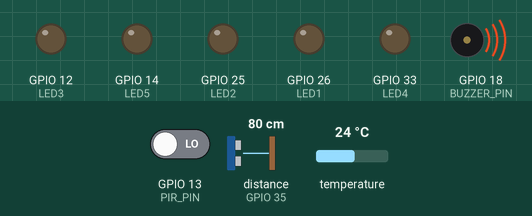
A sketch run on a simulated ESP32. Parts: output pins drawn as LEDs (lit = HIGH), buzzer (waves = sounding, pin HIGH). Inputs (shaded band) come from the test bench; at power-on: GPIO 13 (PIR_PIN) LOW, distance to the obstacle (sensor on GPIO 35) 80 cm, temperature 24 °C. The echo pulse lasts 58.3 µs per cm; WiFi joins after 1.5 s; servers stay silent unless stated; uploads are accepted with an empty reply; no MQTT or app messages arrive unless stated; pins used as bus, display or sensor lines are not drawn; what the sketch prints to the serial monitor is not drawn.

Above: at 2.7 s.
2.8 s: GPIO 13 (PIR_PIN) driven HIGH
At 5.1 s:
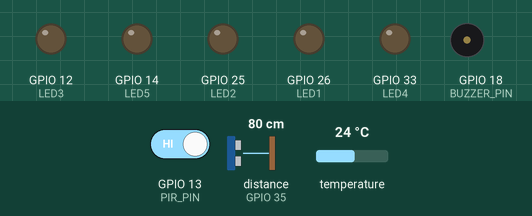
5.8 s: distance to the obstacle (sensor on GPIO 35) set to 14 cm
8.2 s: distance to the obstacle (sensor on GPIO 35) set to 11 cm
At 11.1 s:
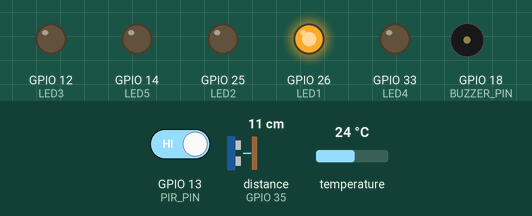
13.3 s: distance to the obstacle (sensor on GPIO 35) set to 8 cm
At 15.6 s:
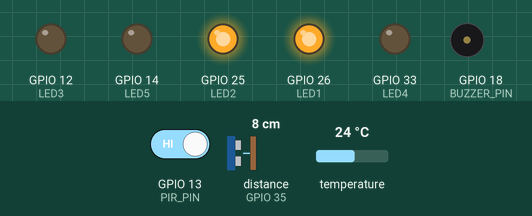
18.4 s: distance to the obstacle (sensor on GPIO 35) set to 2 cm
At 23.4 s:
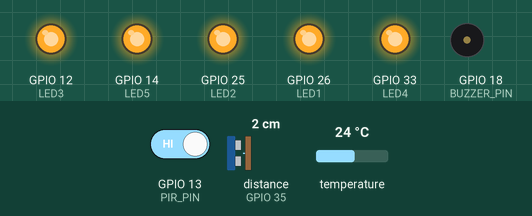
23.5 s: distance to the obstacle (sensor on GPIO 35) set to 4 cm
At 26.8 s:
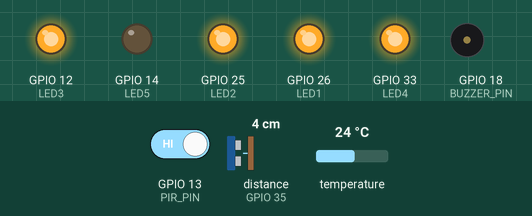
Timing chart, 0 to 28.3 s (numbered marks = the images above; inputs shaded):
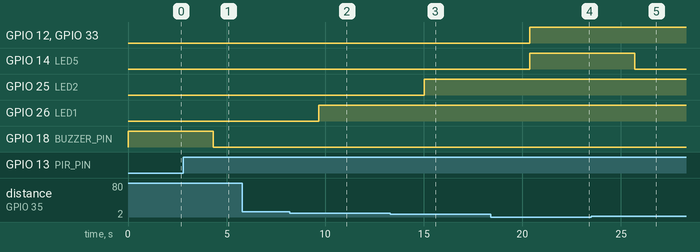

The sketch:

Project_Code.ino
```cpp
// TEAM -> Electro-Power
/* Members :-
    Bhav Beri (Software)
    Prisha (Software)
    Harshit Aggarwal (Hardware)
    Vanshika Dhingra (Hardware)
*/

/*
  => Additional Board manager - https://dl.espressif.com/dl/package_esp32_index.json
  Libraries Needed to be installed -
    OneWire by Paul Stoffregen
    DallasTemperature by Miles Burton
    ThingSpeak by MathWorks
    PubSubClient by Nick O'Leary
    WiFi (Built-in)
*/

#include <DallasTemperature.h>
#include <OneWire.h>
#include <ThingSpeak.h>
#include <PubSubClient.h>
#include <WiFiClient.h>
#include <WiFi.h>
#include <HTTPClient.h>
#include <time.h>
#include <ArduinoJson.h>

// WATER TEMPERATURE SENSOR DETAILS

#define BUZZER_PIN 18
#define WATER_TEMP_PIN 4
#define MAX_WATER_TEMP 38
#define MIN_WATER_TEMP 36

// Setup a oneWire instance to communicate
OneWire oneWire(WATER_TEMP_PIN);
// Pass our oneWire reference to Dallas Temperature sensor object
DallasTemperature waterTempObj(&oneWire);

float tempC = 0;

// ---------------------------------------------
// WATER LEVEL ULTRASONIC SENSOR DETAILS

#define SOUND_SPEED 0.034

#define TRIG_PIN 32
#define ECHO_PIN 35

#define LVL_POWER_PIN 16
#define LED1 26
#define LED2 25
#define LED3 12
#define LED4 33
#define LED5 14

#define LEVEL1 1
#define LEVEL2 4
#define LEVEL3 6
#define LEVEL4 8
#define LEVEL5 10

int waterLevelReading = 0;

// ----------------------------------------------
// THINGSPEAK DETAILS

const char *ssid = "V2027";
const char *password = "HARSHIT12";

const char* server = "mqtt3.thingspeak.com";
char mqttUserName[] = "bhavberi";
char mqttPass[] = "5UKHX0B9UOS4MRAZ";
long channelID = 1779679; // PUT ID
char writeAPI[] = "51X915EZ4PJ001QX"; // PUT WRITE API

// Setting up WiFi Client object
WiFiClient client;
// Setting up Publisher Sub-Client Object
PubSubClient mqttClient(server, 1883, client);

// ----------------------------------------------
// Onem2m Details
String cse_ip = "192.168.43.54"; // IP from ipconfig/ifconfig
String cse_port = "8080";
String onem2m_server = "http://" + cse_ip + ":" + cse_port + "/~/in-cse/in-name/";
String ae1 = "Water_Temp";
String ae2 = "Water_Level";
String cnt = "node";


// -----------------------------------------------
// PIR SENSOR DETAILS

#define PIR_PIN 13
#define LED_ON_TIME 5

int pirReading = 0;

// Timer: Auxiliary variables
unsigned long now = millis(); // Current Time
unsigned long lastTrigger = 0; // Last time when motion detected
boolean startTimer = false; // Check if motion is still going on

// Checks if motion was detected, sets LED based on water level and starts a timer
// IRAM_ATTR is used to run the interrupt code in RAM
void IRAM_ATTR detectsMovement() {
  // Serial.println("MOTION DETECTED!!!");
  level_read();
  startTimer = true;
  lastTrigger = millis();
}

// -------------------------------------------------------------
// SETTING UP DIFFERENT SENSORS & OBJECTS
void setup() {
  Serial.begin(115200);

  pinMode(BUZZER_PIN, OUTPUT);
  digitalWrite(BUZZER_PIN, HIGH);

  pinMode(TRIG_PIN, OUTPUT);
  pinMode(ECHO_PIN, INPUT);
  pinMode(LVL_POWER_PIN, OUTPUT);
  digitalWrite(LVL_POWER_PIN, LOW);

  pinMode(LED1, OUTPUT);
  digitalWrite(LED1, LOW);
  pinMode(LED2, OUTPUT);
  digitalWrite(LED2, LOW);
  pinMode(LED3, OUTPUT);
  digitalWrite(LED3, LOW);
  pinMode(LED4, OUTPUT);
  digitalWrite(LED4, LOW);
  pinMode(LED5, OUTPUT);
  digitalWrite(LED5, LOW);

  // -----------------------------------------------
  // PIR SENSOR

  pinMode(PIR_PIN, INPUT);
  // Attaching interrupt for better catching of the motion (Rising edge of input)
  //pinMode(PIR_PIN, INPUT_PULLUP);
  //attachInterrupt(digitalPinToInterrupt(PIR_PIN), detectsMovement, RISING);

  // -----------------------------------------------
  // Beginnng/Setting up Water Temp Object
  waterTempObj.begin();

  // -----------------------------------------------
  //Setting up Wifi Connection
  WiFi.begin(ssid, password);

  while (WiFi.status() != WL_CONNECTED)
  {
    delay(500);
    Serial.print(".");
  }
  Serial.println("WiFi connected.");
  Serial.println("IP address: ");
  Serial.println(WiFi.localIP());

  // Setting up MQTT Broker details for ThingSpeak
  mqttClient.setServer(server, 1883);
}

// -------------------------------------------------------------
// LOOPING PART OF MICRO-CONTROLLER
void loop() {
  // MQTT Client Connection Establishment
  while (!mqttClient.connected())
  {
    //Serial.println("Connect Loop");
    Serial.println(mqttClient.connect("DQQsEw4bIB4DADQ1MCkUAxM", "DQQsEw4bIB4DADQ1MCkUAxM", "BNyDp71sBF5AjHADJ4OqIA4k"));
    Serial.println(mqttClient.connected());
  }

  //Serial.println("MQTT Connected");
  mqttClient.loop();

  delay(500);

  // ------------------------------------
  // Updating Level LEDs if motion has stopped

  if (digitalRead(PIR_PIN))
  {
    // Reading value from Water Level Sensor using waterTempObj object
    water_temp_read();

    detectsMovement();

    // Publishing the Data
    mqttPublish(channelID, writeAPI, tempC, waterLevelReading);
    onem2mPublish(tempC, waterLevelReading);
  }

  now = millis(); // Current time
  if (startTimer && (now - lastTrigger > (LED_ON_TIME * 1000))) {
    // Serial.println("Motion stopped...");
    digitalWrite(LED1, LOW);
    digitalWrite(LED2, LOW);
    digitalWrite(LED3, LOW);
    digitalWrite(LED4, LOW);
    digitalWrite(LED5, LOW);
    startTimer = false;

    digitalWrite(BUZZER_PIN, HIGH);
  }

  delay(1000);
}

void onem2mPublish(int level, int temp)
{
  String val = String(temp);
  int code;

  HTTPClient http;

  http.begin(onem2m_server + ae2 + "/" + cnt + "/");
  http.addHeader("X-M2M-Origin", "admin:admin");
  http.addHeader("Content-Type", "application/json;ty=4");
  code = http.POST("{\"m2m:cin\": {\"cnf\":\"application/json\",\"con\": " + String(val) + "}}");
  Serial.print("Onem2m Temp POST Code - ");
  Serial.println(code);
  if (code == -1)
    Serial.println("Connection failed.. (Temperature)");
  http.end();

  val = String(level);
  http.begin(onem2m_server + ae1 + "/" + cnt + "/");
  http.addHeader("X-M2M-Origin", "admin:admin");
  http.addHeader("Content-Type", "application/json;ty=4");
  code = http.POST("{\"m2m:cin\": {\"cnf\":\"application/json\",\"con\": " + String(val) + "}}");
  Serial.print("Onem2m Height POST Code - ");
  Serial.println(code);
  if (code == -1)
    Serial.println("Connection failed.. (Water Level)");
  http.end();
}

void mqttPublish(long pubChannelID, char* pubWriteAPIKey, int level, int temp)
{
  if (level < 1 || temp < -10 || temp >= 85)
    return;

  // Publishing MQTT Data
  String dataString = "field1=" + String(temp) + "&field2=" + String(level);
  String topicString = "channels/" + String(pubChannelID) + "/publish";
  Serial.println(mqttClient.publish(topicString.c_str(), dataString.c_str()));
  Serial.println(pubChannelID);
}

// ----------------------------------------------------------
// Reading value from Water Level Sensor using waterTempObj object
void water_temp_read()
{
  waterTempObj.requestTemperatures();
  tempC = waterTempObj.getTempCByIndex(0);
  Serial.print("Temperature: ");
  Serial.println(tempC);
  digitalWrite(BUZZER_PIN, HIGH);
  if (tempC < MIN_WATER_TEMP || tempC > MAX_WATER_TEMP)
  {
    digitalWrite(BUZZER_PIN, LOW);
  }
}

// ----------------------------------------------------
// Reading Water Level Value & setting LEDs as needed
void level_read()
{
  digitalWrite(LED1, LOW);
  digitalWrite(LED2, LOW);
  digitalWrite(LED3, LOW);
  digitalWrite(LED4, LOW);
  digitalWrite(LED5, LOW);

  digitalWrite(LVL_POWER_PIN, HIGH);
  delay(5);

  digitalWrite(TRIG_PIN, LOW);
  delayMicroseconds(2);
  digitalWrite(TRIG_PIN, HIGH);
  delayMicroseconds(10);
  digitalWrite(TRIG_PIN, LOW);

  int duration = pulseIn(ECHO_PIN, HIGH);
  waterLevelReading = duration * SOUND_SPEED / 2;
  waterLevelReading = 12 - waterLevelReading;

  Serial.print("Water Level: ");
  Serial.println(waterLevelReading);
  // Setting up LEDs Based on Water Level

  if (waterLevelReading >= LEVEL1)
  {
    digitalWrite(LED1, HIGH);
  }
  if (waterLevelReading >= LEVEL2)
  {
    digitalWrite(LED2, HIGH);
  }
  if (waterLevelReading >= LEVEL3)
  {
    digitalWrite(LED3, HIGH);
  }
  if (waterLevelReading >= LEVEL4)
  {
    digitalWrite(LED4, HIGH);
  }
  if (waterLevelReading >= LEVEL5)
  {
    digitalWrite(LED5, HIGH);
  }

  digitalWrite(LVL_POWER_PIN, LOW);
}
```

Measured:
- the behaviour switches between 13 and 12 cm on distance to the obstacle (sensor on GPIO 35) (found by bisection; images 1 and 2)
- the behaviour switches between 10 and 9 cm on distance to the obstacle (sensor on GPIO 35) (found by bisection; images 2 and 3)
- after the input at 2.8 s, GPIO 18 (BUZZER_PIN): HIGH → LOW after 1.5 s
- after the input at 8.2 s, GPIO 26 (LED1): LOW → HIGH after 1.5 s
- after the input at 13.3 s, GPIO 25 (LED2): LOW → HIGH after 1.7 s
- after the input at 18.4 s, GPIO 12 (LED3), GPIO 14 (LED5), GPIO 33 (LED4): LOW → HIGH after 2.0 s
- after the input at 23.5 s, GPIO 14 (LED5): HIGH → LOW after 2.2 s
